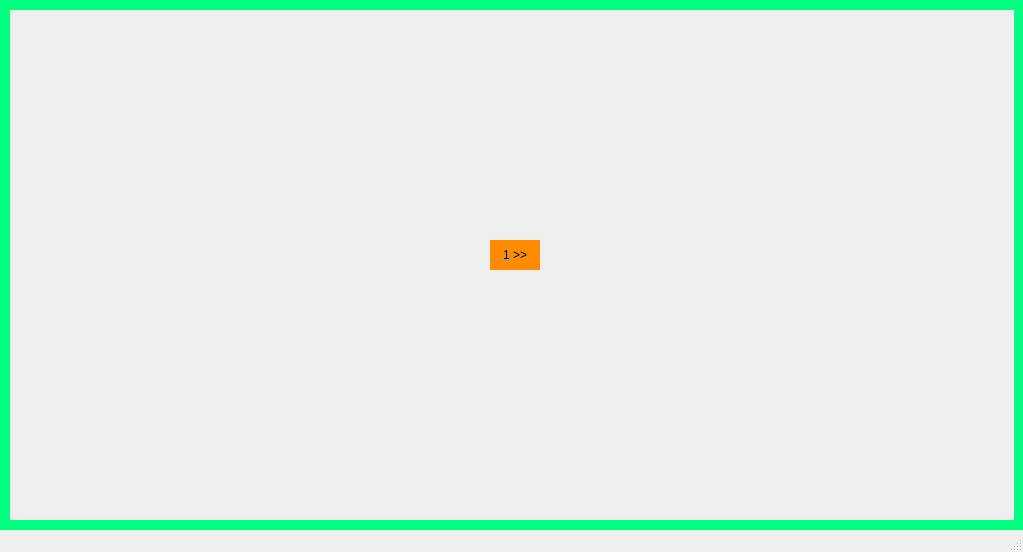
<?xml version="1.0" encoding="UTF-8"?>
<ui version="4.0">
 <class>MainWindow</class>
 <widget class="QMainWindow" name="MainWindow">
  <property name="geometry">
   <rect>
    <x>0</x>
    <y>0</y>
    <width>1023</width>
    <height>552</height>
   </rect>
  </property>
  <property name="windowTitle">
   <string>MainWindow</string>
  </property>
  <widget class="QWidget" name="centralwidget">
   <widget class="QLabel" name="label">
    <property name="geometry">
     <rect>
      <x>0</x>
      <y>-10</y>
      <width>10</width>
      <height>540</height>
     </rect>
    </property>
    <property name="styleSheet">
     <string notr="true">background-color: rgb(0, 255, 127);</string>
    </property>
    <property name="frameShape">
     <enum>QFrame::NoFrame</enum>
    </property>
    <property name="frameShadow">
     <enum>QFrame::Plain</enum>
    </property>
    <property name="text">
     <string/>
    </property>
   </widget>
   <widget class="QLabel" name="label_2">
    <property name="geometry">
     <rect>
      <x>1014</x>
      <y>-10</y>
      <width>10</width>
      <height>540</height>
     </rect>
    </property>
    <property name="styleSheet">
     <string notr="true">background-color: rgb(0, 255, 127);</string>
    </property>
    <property name="frameShape">
     <enum>QFrame::NoFrame</enum>
    </property>
    <property name="frameShadow">
     <enum>QFrame::Plain</enum>
    </property>
    <property name="text">
     <string/>
    </property>
   </widget>
   <widget class="QLabel" name="label_3">
    <property name="geometry">
     <rect>
      <x>-10</x>
      <y>0</y>
      <width>1024</width>
      <height>10</height>
     </rect>
    </property>
    <property name="styleSheet">
     <string notr="true">background-color: rgb(0, 255, 127);</string>
    </property>
    <property name="frameShape">
     <enum>QFrame::NoFrame</enum>
    </property>
    <property name="frameShadow">
     <enum>QFrame::Plain</enum>
    </property>
    <property name="text">
     <string/>
    </property>
   </widget>
   <widget class="QLabel" name="label_4">
    <property name="geometry">
     <rect>
      <x>0</x>
      <y>520</y>
      <width>1024</width>
      <height>10</height>
     </rect>
    </property>
    <property name="styleSheet">
     <string notr="true">background-color: rgb(0, 255, 127);</string>
    </property>
    <property name="frameShape">
     <enum>QFrame::NoFrame</enum>
    </property>
    <property name="frameShadow">
     <enum>QFrame::Plain</enum>
    </property>
    <property name="text">
     <string/>
    </property>
   </widget>
   <widget class="QLabel" name="label_5">
    <property name="geometry">
     <rect>
      <x>490</x>
      <y>240</y>
      <width>50</width>
      <height>30</height>
     </rect>
    </property>
    <property name="styleSheet">
     <string notr="true">background-color: rgb(255, 140, 0);</string>
    </property>
    <property name="text">
     <string>1 &gt;&gt;</string>
    </property>
    <property name="alignment">
     <set>Qt::AlignCenter</set>
    </property>
   </widget>
  </widget>
  <widget class="QStatusBar" name="statusbar"/>
 </widget>
 <resources/>
 <connections/>
</ui>
